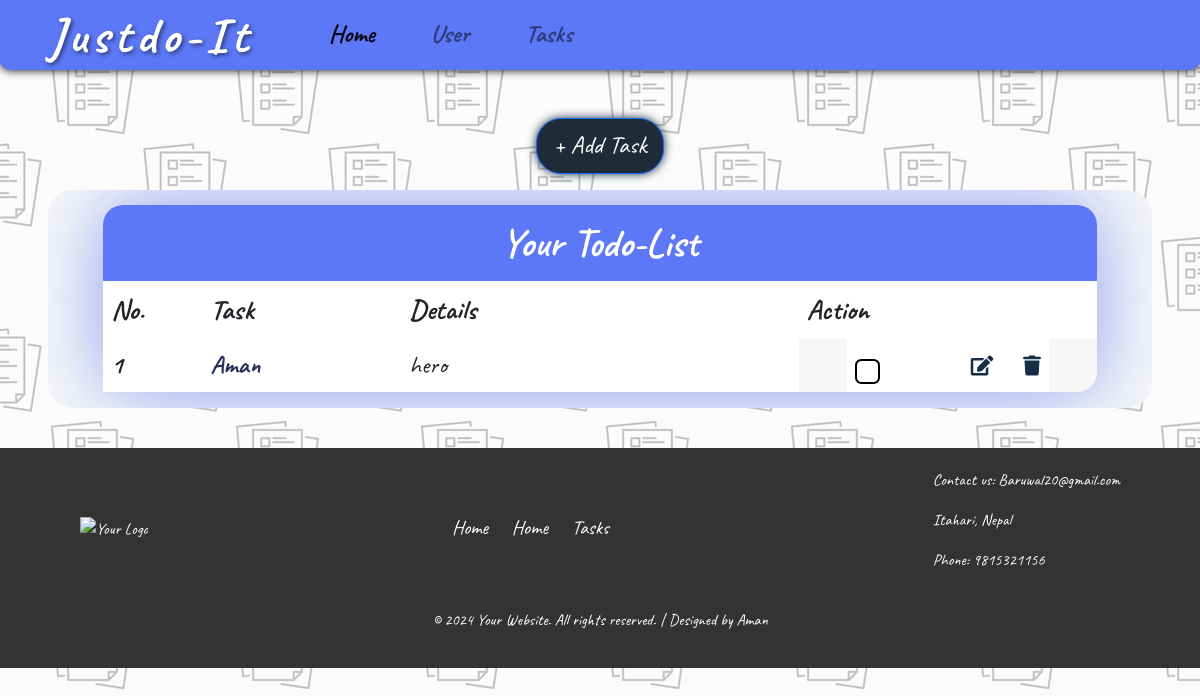
The app's page /, older data.
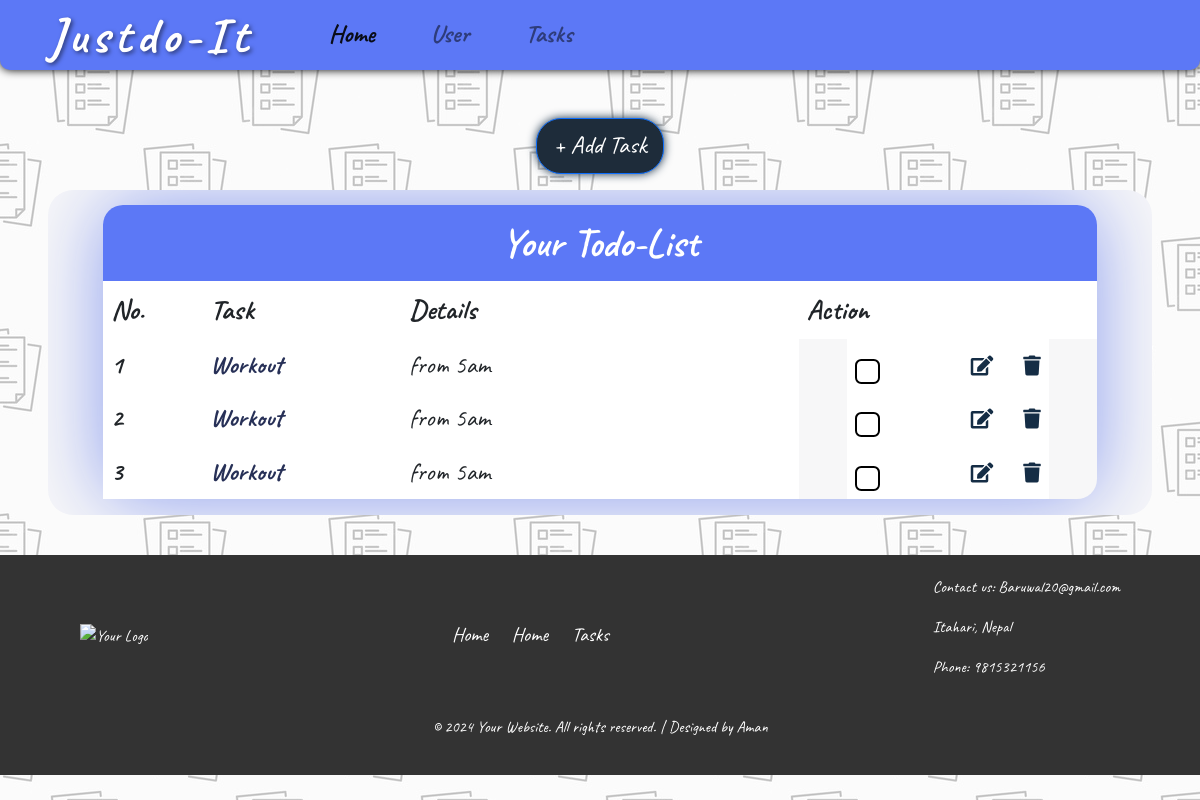
The same page, newer data.
### Home/models.py (models this page shows, shortened)
class Task(models.Model):
    tasktitle = models.TextField(max_length=40)
    taskdesc = models.CharField( max_length=500)
    time = models.DateTimeField( auto_now_add= True)

### Home/views.py (the view)
# urls.py: path('',views.index,name='home'),
def index(request):
    if request.method == "POST":
        title = request.POST.get('title')
        desc = request.POST.get('desc')
        if title and desc:
            ins = Task(tasktitle=title, taskdesc=desc)
            ins.save()
            success = True
        else:
            success = False
    else:
        success = False
    all_tasks = Task.objects.all()
    context = {'success': success, 'tasks': all_tasks}
    return render(request, "index.html", context)

### Home/templates/index.html (shortened to what this page needs)
{% extends "base.html" %}
{% load static %}
{% block body %}
<form action="/" method="post">
  <div class="container my-3">
    <div class="d-flex justify-content-center mt-5">
      <button type="button" class="btn btn-primary btn-lg" data-toggle="modal" data-target="#exampleModal">
        + Add Task
      </button>
    </div>
  </div>
</form>
{% if tasks %}
<div class="containers mx-5 my-3 d-flex flex-column justify-content-center align-items-center"
  style="background-color: #f7f7f8; border-radius: 25px; overflow-y: auto;">
  <table class="table table-borderless"
    style="width: 90%; font-size: 25px; box-shadow: 0px 0px 80px rgb(139, 157, 239); border-radius: 20px; margin-top: 15px;">
    <thead style="font-size: 28px">
      <tr>
        <th colspan="4" class="text-center"
          style="font-size: 40px; background-color: #5c78f6; color: white; border-radius: 20px; border-bottom-left-radius:0 ; border-bottom-right-radius:0 ;">
          Your Todo-List</th>
      </tr>
      <tr>
        <th scope="col" style="width: 10%">No.</th>
        <th scope="col" style="width: 20%">Task</th>
        <th scope="col" style="width: 40%">Details</th>
        <th scope="col" style="width: 30%" >Action</th>
      </tr>
    </thead>
    <tbody>
      {% for task in tasks %}
      <tr>
        <th scope="row">{{ forloop.counter }}</th>
        <td style="font-weight: bold; text-transform: capitalize; color: #273057;">{{ task.tasktitle }}</td>
        <td>{{ task.taskdesc }}</td>
        <td class="d-flex align-items-center justify-content-between mx-5">
          <div class="form-check">
            <input class="form-check-input" type="checkbox" id="flexCheckDefault">
          </div>
          <div>
            <a href="update/{{task.id}}" id="{{task.id}}" style="color: #152d45;" > <i class="fas fa-edit me-4 fs-5"></i></a>
            <a href="delete/{{task.id}}" id="{{task.id}}" style="color: #152d45;"><i class="fas fa-trash fs-5"></i></a>
          </div>
        </td>
      </tr>
      {% endfor %}
    </tbody>
  </table>
</div>
{% else %}
<div class="containers mx-5 d-flex justify-content-center align-items-center"
  style="background-color: #f2bfbf; height: 350px; border-radius: 25px">
  <h1 class="text-center" style="font-size: 60px">There is no Task yet</h1>
</div>
{% endif %}
{% endblock %}

Row changes from the older to the newer data that the page shows:
removed Task: tasktitle "Aman", taskdesc "hero"
added Task: tasktitle "Workout", taskdesc "from 5am"
added Task: tasktitle "Workout", taskdesc "from 5am"
added Task: tasktitle "Workout", taskdesc "from 5am"
